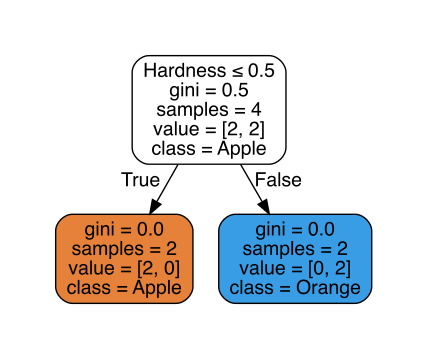

Write the Python code that produced this figure.
from sklearn import tree
from IPython.display import Image  
import pydotplus

# Array of Weight and Hardness
# 0 - Smooth 1 - Bumpy
features = [[150, 0], [160, 0], [170, 1], [190, 1]]
# 0 - Apple 1 - Orange
labels = [0, 0, 1, 1]
featureNames = ['Weight','Hardness']
targetNames = ['Apple','Orange']
clf = tree.DecisionTreeClassifier()
clf = clf.fit(features, labels)
print(clf.predict([[140, 1]]))

dot_data = tree.export_graphviz(clf, out_file=None, 
                         feature_names=featureNames,  
                         class_names=targetNames,  
                         filled=True, rounded=True,  
                         special_characters=True)  
graph = pydotplus.graph_from_dot_data(dot_data)  
graph.write_pdf("hello-world.pdf") 
